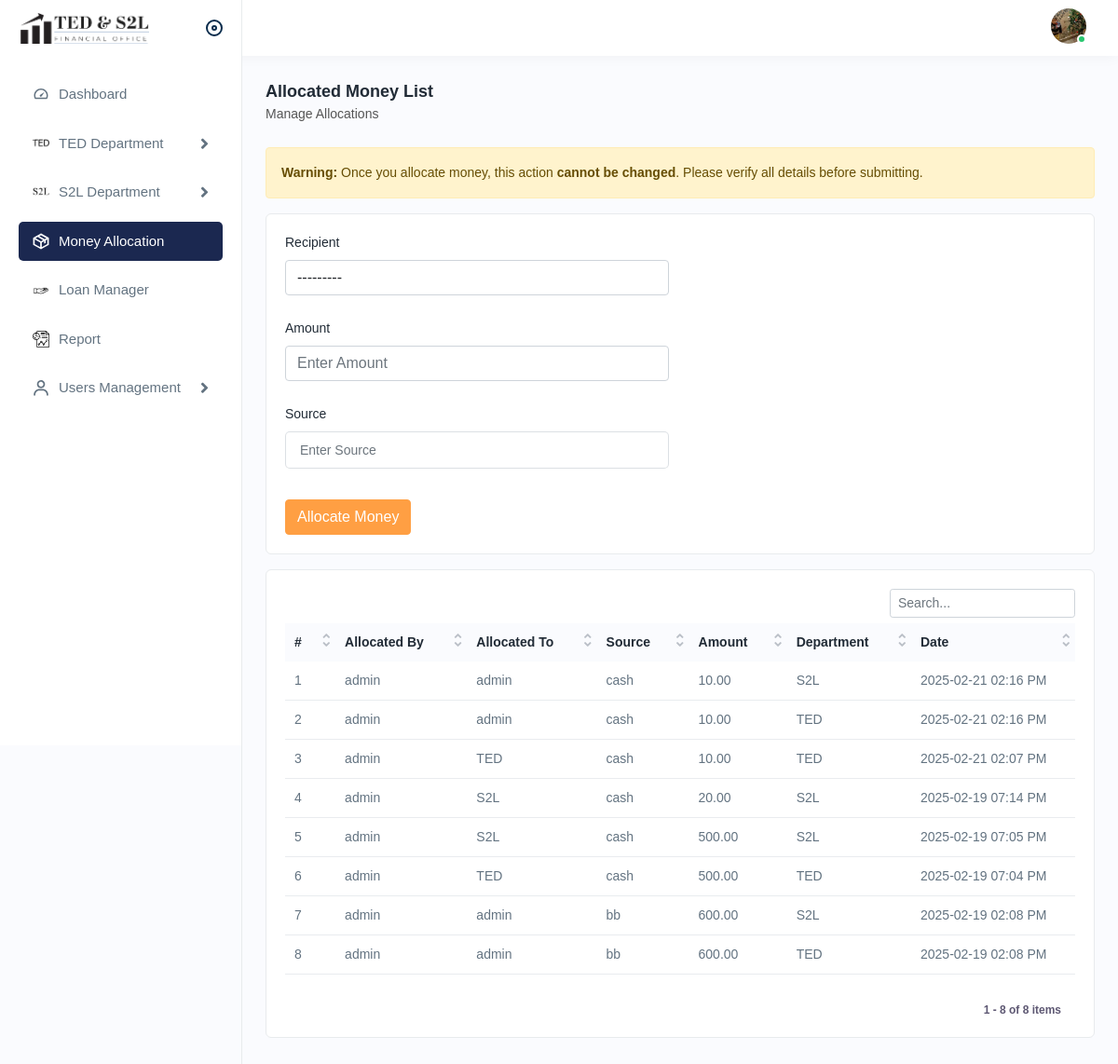
/allocated-money/ (signed in), run on the app's committed database.
### expense/models.py (models this page shows, shortened)
class MoneyAllocation(models.Model):
    DEPARTMENT_CHOICES = (
        ('ted', 'TED'),
        ('s2l', 'S2L'),
    )
    allocated_by = models.ForeignKey(
        User,
        on_delete=models.CASCADE,
        related_name='allocations_made',
        help_text="Admin user who makes this allocation."
    )
    allocated_to = models.ForeignKey(
        User,
        on_delete=models.CASCADE,
        related_name='allocations_received',
        help_text="The user who receives the allocated money."
    )
    amount = models.DecimalField(
        max_digits=12,
        decimal_places=2,
        help_text="The amount to allocate (must be greater than zero)."
    )
    source = models.CharField(max_length=50, null=True, blank=True)
    department = models.CharField(
        max_length=10,
        choices=DEPARTMENT_CHOICES,
        help_text="Department fund to use for this allocation."
    )
    created_at = models.DateTimeField(auto_now_add=True)

### account/models.py (models this page shows)
class User(AbstractUser):
    CHOICES_USER_TYPE = (
        ('admin', 'Admin'),
        ('ted', 'TED'),
        ('s2l', 'S2L'),
    )
    balance = models.DecimalField(max_digits=200, decimal_places=2, default=0)
    loan_balance = models.DecimalField(max_digits=200, decimal_places=2, default=0)
    user_type = models.CharField(max_length=50, choices=CHOICES_USER_TYPE, default='ted')
    mobile = models.CharField(max_length=20, blank=True, null=True)
    admin_ted_balance = models.DecimalField(max_digits=200, decimal_places=2, default=0)
    admin_s2l_balance = models.DecimalField(max_digits=200, decimal_places=2, default=0)
    def __str__(self):
        return f"{self.username} ({self.get_user_type_display()})"

### expense/views.py (the view, shortened to what this page needs)
# urls.py: path('allocated-money/', allocated_money, name='allocated_money'),
@login_required
def allocated_money(request):
    if request.user.user_type != 'admin':
        raise PermissionDenied("Only an admin can allocate money.")
    if request.method == 'POST':
        form = MoneyAllocationForm(request.POST, request=request)
        if form.is_valid():
            try:
                result = form.save()
                if isinstance(result, list):
                    messages.success(request, "Your departmental funds have been updated successfully.")
                else:
                    messages.success(request, f"Money allocated successfully to {result.allocated_to.username}.")
                return redirect('allocated_money')
            except ValidationError as e:
                form.add_error(None, e.messages[0])
                messages.error(request, e.messages[0])
            except Exception as e:
                form.add_error(None, str(e))
                messages.error(request, f"An error occurred: {str(e)}")
        else:
            messages.error(request, "Please correct the errors below.")
    else:
        form = MoneyAllocationForm(request=request)
    allocations = MoneyAllocation.objects.all().order_by('-created_at')
    paginator = Paginator(allocations, 10)
    page_number = request.GET.get('page')
    page_obj = paginator.get_page(page_number)
    current_page = page_obj.number
    total_pages = paginator.num_pages
    max_pages_to_show = 4
    half_window = max_pages_to_show // 2
    if total_pages <= max_pages_to_show:
        start_page = 1
        end_page = total_pages
    page_range = range(start_page, end_page + 1)
    context = {
        'form': form,
        'page_obj': page_obj,
        'page_range': page_range,
        'start_page': start_page,
        'end_page': end_page,
    }
    return render(request, 'allocated_money.html', context)

### expense/context_processors.py (called while the page is built)
def base_template(request):
    template = 'base.html'
    if request.user.is_authenticated:
        if request.user.user_type == 'admin':
            template = 'base.html'
        elif request.user.user_type in ['ted', 's2l']:
            template = 'department_base.html'
    return {'base_template': template}

### templates/allocated_money.html (shortened to what this page needs)
{% extends base_template %}
{% load static %}
{% load tz %}
{% block content %}
<div class="page-header">
  <div class="page-title">
      <h4>Allocated Money List</h4>
      <h6>Manage Allocations</h6>
  </div>
</div>
<div class="alert alert-warning">
  <strong>Warning:</strong> Once you allocate money, this action <strong>cannot be changed</strong>. Please verify all details before submitting.
</div>
<div class="card mb-3">
  <div class="card-body">
      <form method="post" action="{% url 'allocated_money' %}" id="allocation-form">
          <div class="row">
              <div class="col-lg-6 col-md-6">
                  <div class="form-group">
                      <label for="id_allocated_to">Recipient</label>
                      {{ form.allocated_to }}
                  </div>
              </div>
          </div>
          <div id="normal-allocation-fields">
              <div class="row">
                  <div class="col-lg-6 col-md-6">
                      <div class="form-group">
                          <label for="id_amount">Amount</label>
                          {{ form.amount }}
                      </div>
                  </div>
              </div>
          </div>
          <div class="row">
              <div class="col-lg-6 col-md-6">
                  <div class="form-group">
                      <label for="id_source">Source</label>
                      {{ form.source }}
                  </div>
              </div>
          </div>
          <div class="row mt-2">
              <div class="col-lg-12">
                  <button type="submit" class="btn btn-primary">Allocate Money</button>
              </div>
          </div>
      </form>
  </div>
</div>
<div class="card">
    <div class="card-body">
        <div class="table-responsive">
            <table class="table datanew">
                <thead>
                    <tr>
                        <th>#</th>
                        <th>Allocated By</th>
                        <th>Allocated To</th>
                        <th>Source</th>
                        <th>Amount</th>
                        <th>Department</th>
                        <th>Date</th>
                    </tr>
                </thead>
                <tbody>
                    {% for allocation in page_obj %}
                    <tr>
                        <td>{{ forloop.counter }}</td>
                        <td>{{ allocation.allocated_by.username }}</td>
                        <td>{{ allocation.allocated_to.username }}</td>
                        <td>{{ allocation.source }}</td>
                        <td>{{ allocation.amount }}</td>
                        <td>{{ allocation.department|upper }}</td>
                        <td>
                          {% localtime on %}
                            {{ allocation.created_at|date:"Y-m-d h:i A" }}
                          {% endlocaltime %}
                        </td>
                    </tr>
                    {% endfor %}
                </tbody>
            </table>
        </div>
    </div>
</div>
{% endblock %}

### templates/base.html (shortened to what this page needs)
{% load static %}
<!DOCTYPE html>
<html lang="en">
<head>
    <link rel="stylesheet" href="{% static 'assets/css/bootstrap.min.css' %}" />
    <link rel="stylesheet" href="{% static 'assets/css/animate.css' %}" />
    <link rel="stylesheet" href="{% static 'assets/plugins/select2/css/select2.min.css' %}" />
    <link rel="stylesheet" href="{% static 'assets/css/dataTables.bootstrap4.min.css' %}" />
    <link rel="stylesheet" href="{% static 'assets/plugins/fontawesome/css/fontawesome.min.css' %}" />
    <link rel="stylesheet" href="{% static 'assets/plugins/fontawesome/css/all.min.css' %}" />
    <link rel="stylesheet" href="{% static 'assets/css/style.css' %}" />
</head>
<body>
    <div class="main-wrapper">
        <div class="header">
            <div class="header-left active">
                <a href="{% url 'dashboard' %}" class="logo">
                    <img src="{% static 'assets/img/logo_2.png' %}" alt="Logo">
                </a>
                <a id="toggle_btn" href="javascript:void(0);"></a>
            </div>
            <ul class="nav user-menu">
                <li class="nav-item dropdown has-arrow main-drop">
                    <a href="javascript:void(0);" class="dropdown-toggle nav-link userset" data-bs-toggle="dropdown">
                        <span class="user-img">
                            <img src="{% static 'assets/img/profiles/avator1.jpg' %}" alt="Profile">
                            <span class="status online"></span>
                        </span>
                    </a>
                </li>
            </ul>
        </div>
<div class="sidebar" id="sidebar">
    <div class="sidebar-inner slimscroll">
        <div id="sidebar-menu" class="sidebar-menu">
            <ul>
                <li class="{% if request.resolver_match.url_name == 'dashboard' %}active{% endif %}">
                    <a href="{% url 'dashboard' %}">
                        <img src="{% static 'assets/img/icons/dashboard.svg' %}" alt="Dashboard Icon">
                        <span> Dashboard</span>
                    </a>
                </li>
                <li class="submenu ">
                    <a href="javascript:void(0);">
                        <img src="{% static 'assets/img/icons/ted.png' %}" alt="TED Icon">
                        <span> TED Department</span>
                        <span class="menu-arrow"></span>
                    </a>
                </li>
                <li class="submenu ">
                    <a href="javascript:void(0);">
                        <img src="{% static 'assets/img/icons/s2l.png' %}" alt="S2L Icon">
                        <span> S2L Department</span>
                        <span class="menu-arrow"></span>
                    </a>
                </li>
                <li class="{% if request.resolver_match.url_name == 'allocated_money' %}active{% endif %}">
                    <a href="{% url 'allocated_money' %}">
                        <img src="{% static 'assets/img/icons/product.svg' %}" alt="Product Icon">
                        <span> Money Allocation</span>
                    </a>
                </li>
                <li class="{% if request.resolver_match.url_name == 'loan_admin' %}active{% endif %}">
                    <a href="{% url 'loan_admin' %}">
                        <img src="{% static 'assets/img/loan_logo.webp' %}" alt="Loan Icon">
                        <span> Loan Manager </span>
                    </a>
                </li>
                <li class="{% if request.resolver_match.url_name == 'finance_report' %}active{% endif %}">
                    <a href="{% url 'finance_report' %}">
                        <img src="{% static 'assets/img/report.png' %}" alt="Loan Icon">
                        <span> Report </span>
                    </a>
                </li>
                <li class="submenu {% if request.resolver_match.url_name in 'user_create,user_list' %}active{% endif %}">
                    <a href="javascript:void(0);">
                        <img src="{% static 'assets/img/icons/users1.svg' %}" alt="Users Icon">
                        <span> Users Management</span>
                        <span class="menu-arrow"></span>
                    </a>
                </li>
            </ul>
        </div>
    </div>
</div>
        <div class="page-wrapper">
            <div class="content">
                {% block content %}{% endblock %}
            </div>
        </div>
    </div>
</body>
</html>

### data on the page
MoneyAllocation: allocated_by.username "admin", allocated_to.username "admin", source "cash", amount "10.00", department "S2L", created_at "2025-02-21 02:16 PM"
MoneyAllocation: allocated_by.username "admin", allocated_to.username "admin", source "cash", amount "10.00", department "TED", created_at "2025-02-21 02:16 PM"
MoneyAllocation: allocated_by.username "admin", allocated_to.username "TED", source "cash", amount "10.00", department "TED", created_at "2025-02-21 02:07 PM"
MoneyAllocation: allocated_by.username "admin", allocated_to.username "S2L", source "cash", amount "20.00", department "S2L", created_at "2025-02-19 07:14 PM"
MoneyAllocation: allocated_by.username "admin", allocated_to.username "S2L", source "cash", amount "500.00", department "S2L", created_at "2025-02-19 07:05 PM"
MoneyAllocation: allocated_by.username "admin", allocated_to.username "TED", source "cash", amount "500.00", department "TED", created_at "2025-02-19 07:04 PM"
MoneyAllocation: allocated_by.username "admin", allocated_to.username "admin", source "bb", amount "600.00", department "S2L", created_at "2025-02-19 02:08 PM"
MoneyAllocation: allocated_by.username "admin", allocated_to.username "admin", source "bb", amount "600.00", department "TED", created_at "2025-02-19 02:08 PM"
